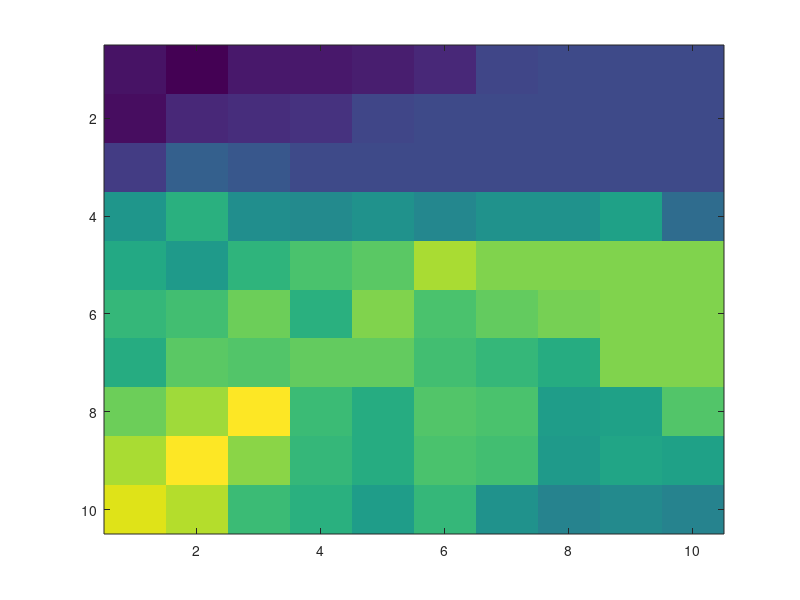

Source code (MATLAB): (Note: this script raises an error after producing the figure.)
load('rejectionSamplingPatches2.mat');
%%

load('goodPatches3.mat');
newPatches = randPatches;
%%

patchSize=10;
patches = cell(1,size(newPatches,1));
for i = 1:size(newPatches,1)
    imgToShow = reshape(newPatches(i,1:patchSize,1:patchSize),[patchSize patchSize]); 
    patches{i} = imgToShow;
end

%%
basePatchNum = floor(rand(1,1)*length(patches)) + 1;
basePatch = patches{basePatchNum};

figure
imagesc(basePatch);
%%
basePatch = patches{basePatchNum};
%%
[baseWeight,basePixelLocs] = getFeatureWeight(basePatch);
F1 = basePixelLocs;
W1 = baseWeight;
%Func = @getPixelSquaredDist;
Func = @getPixelDist;
[m a] = size(F1);

errorFunc = @(x) getTotalError(f,W1,W2,x);
numPatches = 100;
W2vectors = cell(1,numPatches);

for patchNum = 1:numPatches
    curPatch = patches{patchNum};
    
    totalFlow = min(sum(sum(basePatch)),sum(sum(curPatch)));
    [weight,pixelLocs] = getFeatureWeight(curPatch);
    
    F2 = pixelLocs;
    W2 = weight;
    W2vectors{patchNum} = W2;
    
    % number and length of feature vectors    
    [n a] = size(F2);

    % gets ground distance matrix
    f = zeros(m,n);
    capF = zeros(m,n); %capacity of link. set to zero.
    %maxDist = 5;
    for i = 1:m
        for j = 1:n
            f(i, j) = Func(F1(i, 1:a), F2(j, 1:a));
            capF(i,j)=1;
            %if( norm(F1(i, 1:a)-F2(j, 1:a),Inf) <= maxDist)
            %   capF(i,j)=1; 
            %end
        end
    end

    %{
    Graph has the following description:
        Edges from source to nodes with baseWeight
        Edges between baseWeight and curWeight
        Edges from curWeight to sink

    Let N be number of pixels in basePatch
    Cost Matrix and Capacity Matrix for the graph will have the following:
        First N rows/columns are nodes for basePatch
        Next N rows/columns are nodes for curPatch
        Node 2N+1 is the source
        Node 2N+1 is the sink
    %}

    N1 = length(W1); N2 = length(W2);
    matrixN = N1+N2+2;

    %makes cost matrix
    costMatrix = ones(matrixN,matrixN)*totalFlow;

    %makes capacity matrix. all edges not in graph have capacity 0
    capMatrix = zeros(matrixN,matrixN);

    %makes edges from source to base
    sourceIndex = N1+N2+1;
    for i = 1:N1
       costMatrix(sourceIndex,i) = 0;
       capMatrix(sourceIndex,i) = W1(i);
    end

    %makes edge from current to sink
    sinkIndex = sourceIndex+1;
    for i = 1:N2
       index = N1 + i;
       costMatrix(index,sinkIndex)=0;
       capMatrix(index,sinkIndex)=W2(i);
    end

    %makes edges from base to current
    costMatrix(1:N1,(N1+1):(N2+N1)) = f;
    capMatrix(1:N1,(N1+1):(N2+N1)) = capF.*totalFlow;

    file1 = strcat('matricesToCompute/costMatrix',num2str(patchNum),'.txt');
    file2 = strcat('matricesToCompute/capMatrix',num2str(patchNum),'.txt');
    save(file1,'costMatrix','-ascii');
    save(file2,'capMatrix','-ascii');
    
    if(mod(patchNum,10) == 0)
       patchNum 
    end
    
end

%%

% inequality constraints
NN = length(W1);
A1 = zeros(NN, NN * NN);
A2 = zeros(NN, NN * NN);
for i = 1:NN
    for j = 1:NN
        k = j + (i - 1) * NN;
        A1(i, k) = 1;
        A2(j, k) = 1;
    end
end
A = [A1; A2];
Aeq = ones(NN + NN, NN * NN);
lb = zeros(1, NN * NN);
f = f';
f = f(:);

percentToMax=zeros(1,numPatches);
percentToMaxOther=zeros(1,numPatches);
%percentOverMin = zeros(1,numPatches);
sumW1 = sum(W1);
for i = 1:numPatches
    
    sourceFile = strcat('emdResults/sourceFlow',num2str(i),'.txt');
    sinkFile = strcat('emdResults/sinkFlow',num2str(i),'.txt');
    
    flowMatrixFile = strcat('emdResults/pixelFlowMatrix',num2str(i),'.txt');
    xInit = load(flowMatrixFile);
    xInit = xInit';
    xInit = xInit(:);
    
    sourceFlow = load(sourceFile);
    sinkFlow = load(sinkFile);
    currentW2 = W2vectors{i};
    sumSquError = sum((sourceFlow-W1).^2) + sum((sinkFlow-currentW2).^2);
    
    b = [W1; currentW2];
    beq = ones(NN + NN, 1) * min(sum(W1), sum(currentW2));
    
    errorFunc = @(x) getTotalError(f,W1,currentW2,x);
    [newX,fvals] = fmincon(errorFunc,xInit,A,b,Aeq,beq,lb,[]);
    sumSquErrorOther = getSquaredError(newX,W1,currentW2);

    %{
    This part calculates the min
        and max of the quadratic error
        part of the quadratic program
        to see how close we are

    Details are in Weather Project folder
        under MinMaxQuadraticPart.JPG
    %}
    maxSquaredError = (sumW1 - sum(currentW2))^2;
    minSquaredError = maxSquaredError/length(W1);
    
    percentToMax(i) = (sumSquError-minSquaredError)/(maxSquaredError-minSquaredError);
    percentToMaxOther(i) = (sumSquErrorOther-minSquaredError)/(maxSquaredError-minSquaredError);
    %percentOverMin(i) = (sumSquError-minSquaredError)/minSquaredError;
end

%%

figure
[P1, I] = sort(percentToMax(percentToMax<1));
plot(P1,'g-');
hold on
[P2, I] = sort(percentToMaxOther(percentToMaxOther<0.2));
plot(P2,'r-')
xlabel('Image Patch');
ylabel('Error on 0-1 scale with 0 as min, 1 as max');
legend('Max Flow Algorithm','Non-Linear Optimization','Location','Northwest');
%%
save('algorithmRunResults.mat','percentToMax','percentToMaxOther','-v7.3');

%{
figure
[P2, I] = sort(percentOverMin(percentOverMin<100));
plot(P2)
xlabel('Image Patch');
ylabel('Ratio of Error to Min Error');
%}

%%

load('emdResults.txt');
[emdVals bestIndices] = sort(emdResults);
